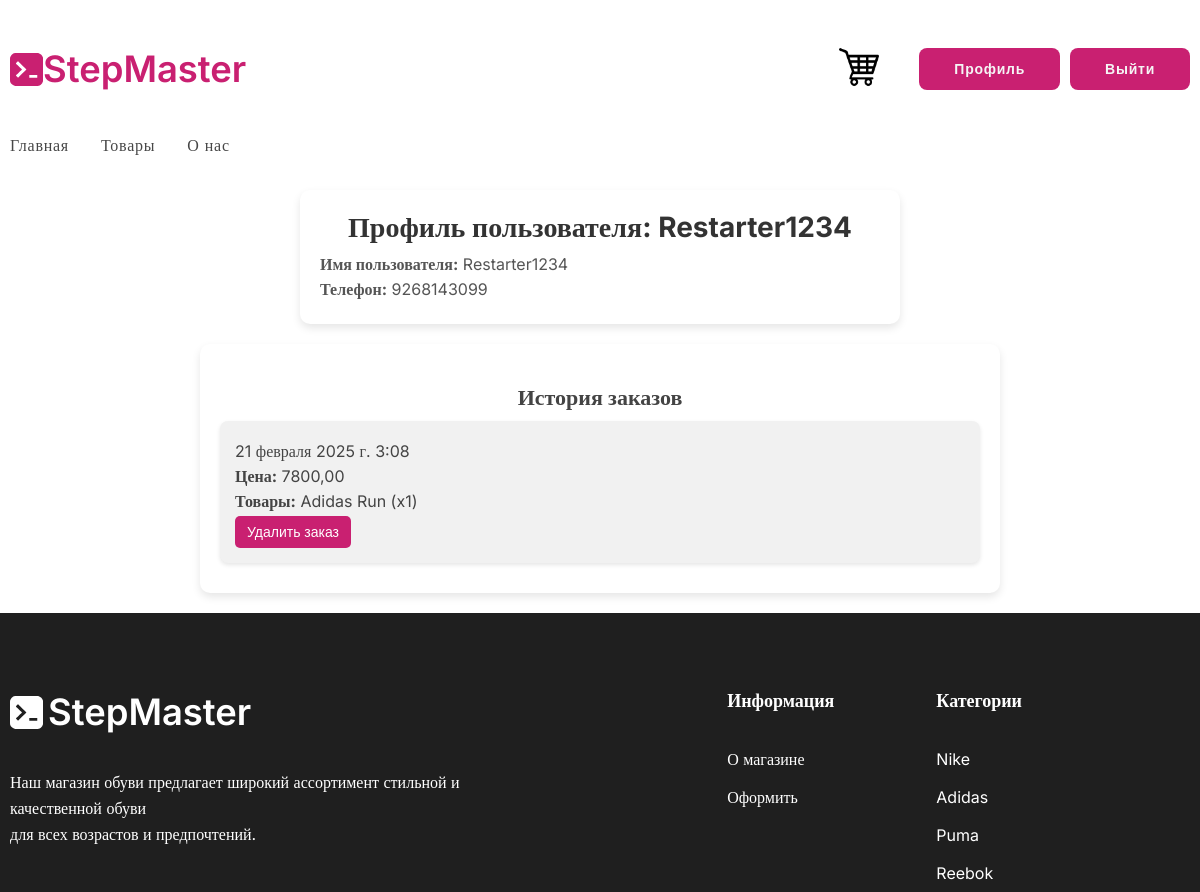
Page /profile/ (signed in) on the committed database.
### main/models.py (models this page shows, shortened)
class Profile(models.Model):
    user = models.OneToOneField(User, on_delete=models.CASCADE)
    phone_number = models.CharField(max_length=15, blank=True, null=True)  # Можно добавить больше информации, если нужно.

class Order(models.Model):
    name = models.CharField(max_length=255)
    email = models.EmailField()
    phone = models.CharField(max_length=20)
    total_price = models.DecimalField(max_digits=10, decimal_places=2, default=0.00)
    products = models.TextField(blank=True)  # Названия товаров (можно хранить как текст)
    created_at = models.DateTimeField(auto_now_add=True)
    user = models.ForeignKey(User, on_delete=models.CASCADE, default=1)

### main/views.py (the view)
# urls.py: path('profile/', views.profile, name='profile'),
@login_required
def profile(request):
    profile, created = Profile.objects.get_or_create(user=request.user)
    orders = Order.objects.filter(user=request.user)
    return render(request, 'main/profile.html', {
        'user': request.user,
        'profile': profile,
        'orders': orders
    })

### cart/cart.py (called while the page is built)
    def __len__(self):
        return sum(item['quantity'] for item in self.cart.values())

### cart/context_processors.py (called while the page is built)
def cart(request):
    return {'cart': Cart(request)}

### main/templates/main/profile.html (shortened to what this page needs)
{% extends "main/layout.html" %}
{% load static %}
{% block content %}
<link rel="stylesheet" href="{% static 'main/css/profile.css' %}">
<div class="profile-container">
    <h1 class="profile-title">Профиль пользователя: {{ user.username }}</h1>
    <p class="profile-info"><strong>Имя пользователя:</strong> {{ user.username }}</p>
    <p class="profile-info"><strong>Телефон:</strong> {% if profile.phone_number %}{{ profile.phone_number }}{% else %}Не указан{% endif %}</p>
</div>
<div class="orders-container">
    <h2 class="orders-title">История заказов</h2>
    {% if orders %}
        <ul class="orders-list">
        {% for order in orders %}
            <li class="order-item">
                <p class="order-info">{{ order.created_at }}</p>
                <p class="order-info"><strong>Цена:</strong> {{ order.total_price }}</p>
                <p class="order-info"><strong>Товары:</strong> {{ order.products }}</p>
                <form action="{% url 'delete_order' order.id %}" method="post" style="display:inline;">
                    <button type="submit" class="btn-delete">Удалить заказ</button>
                </form>
            </li>
        {% endfor %}
        </ul>
    {% else %}
        <p class="profile-info">У вас нет заказов.</p>
    {% endif %}
</div>
{% endblock %}

### main/static/main/css/main.css (style rules this page uses)
html { box-sizing: border-box; font-family: Inter; }
*, *::after, *::before { box-sizing: inherit; margin: 0; padding: 0; }
html, body { height: 100%; overflow-x: hidden; }
ul { list-style: none; }
form { display: flex; flex-direction: column; }

### main/static/main/css/profile.css (style rules this page uses)
.profile-title { font-size: 28px; color: #333; margin-bottom: 10px; text-align: center; }
.orders-title { font-size: 22px; color: #444; margin-top: 20px; text-align: center; }
.profile-container { background: #ffffff; padding: 20px; border-radius: 10px; box-shadow: 0px 4px 8px rgba(0, 0, 0, 0.1); max-width: 600px; margin: 0 auto; }
.profile-info { font-size: 16px; color: #555; margin: 5px 0; }
.orders-container { background: #ffffff; padding: 20px; border-radius: 10px; box-shadow: 0px 4px 8px rgba(0, 0, 0, 0.1); max-width: 800px; margin: 20px auto; }
.orders-list { list-style: none; padding: 0; }
.order-item { background: #f1f1f1; margin: 10px 0; padding: 15px; border-radius: 8px; box-shadow: 0px 2px 4px rgba(0, 0, 0, 0.1); }
.order-info { font-size: 16px; color: #444; margin: 5px 0; }
.btn-delete { background-color: rgb(201, 32, 113); color: white; border: none; padding: 8px 12px; border-radius: 5px; cursor: pointer; font-size: 14px; transition: background 0.3s ease; }

### rows in the picture
Profile: phone_number "9268143099"
Order: created_at "21 февраля 2025 г. 3:08", total_price "7800,00", products "Adidas Run (x1)"

### other values in the picture
{{ user.username }} "Restarter1234"
